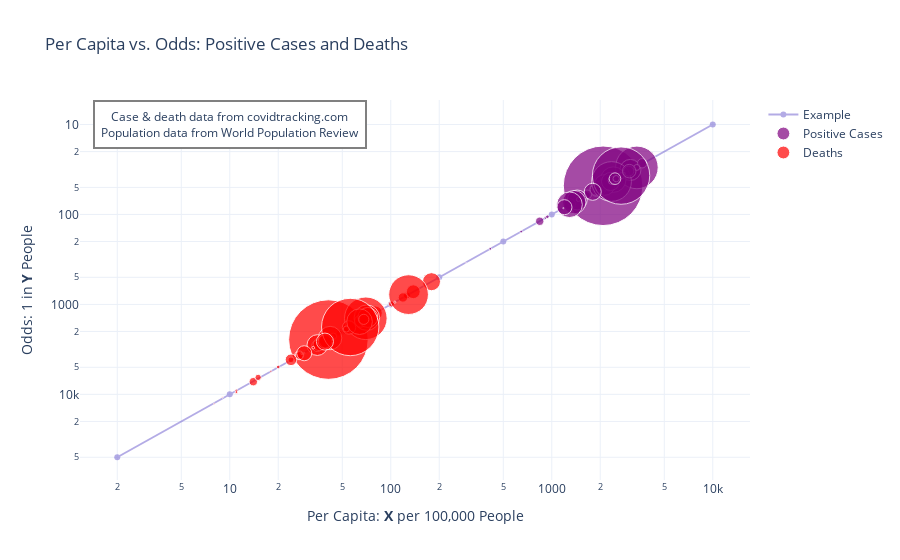

The cell this chart's notebook holds for it:
### Code cell
fig = go.Figure()

examples = [2, 10, 50, 100, 200, 500, 1000, 10000]

fig.add_trace(go.Scatter(
    name='Example',
    x=examples,
    y=[100000/ex for ex in examples],
    mode='lines+markers',
    hovertemplate = '<b>Example</b><br><b>Per capita:</b> %{x} per 100,000 People<br><b>Odds:</b> 1 in %{y} People<extra></extra>',
    opacity=0.5,
    line = dict(color='slateblue')
))

fig.add_trace(go.Scatter(
    name='Positive Cases',
    x=[np.round(n) for n in df['per_capita_positive']],
    y=[np.round(n) for n in df['odds_positive']],
    mode='markers',
    text=[state_lookup[s] for s in df['state']],
    hovertemplate = 'Cases in <b>%{text}</b><br><b>Per capita:</b> %{x} per 100,000 People<br><b>Odds:</b> 1 in %{y} People<extra></extra>',
    line = dict(color='purple'),
    marker=dict(
        size=df['population']/500000
    )
))

fig.add_trace(go.Scatter(
    name='Deaths',
    x=[np.round(n) for n in df['per_capita_death']],
    y=[np.round(n) for n in df['odds_death']],
    mode='markers',
    text=[state_lookup[s] for s in df['state']],
    hovertemplate = 'Deaths in <b>%{text}</b><br><b>Per capita:</b> %{x} per 100,000 People<br><b>Odds:</b> 1 in %{y} People<extra></extra>',
    line = dict(color='red'),
    marker=dict(
        size=df['population']/500000
    )
))

fig.update_xaxes(type="log", showspikes=True)
fig.update_yaxes(type="log", autorange="reversed", showspikes=True)
fig.update_layout(
    template='plotly_white',
    xaxis_title="Per Capita: <b>X</b> per 100,000 People",
    yaxis_title="Odds: 1 in <b>Y</b> People",
    title="Per Capita vs. Odds: Positive Cases and Deaths"
)

fig.add_annotation(
        x=1,
        y=1,
        text="Case & death data from <a href='https://covidtracking.com' target='_blank'>covidtracking.com</a><br>Population data from <a href='https://worldpopulationreview.com/states' target='_blank'>World Population Review</a>")
fig.update_annotations(dict(
        xref="x",
        yref="y",
        showarrow=False,
        bordercolor="gray",
        borderwidth=2,
        borderpad=6,
        bgcolor="white"
))

fig.write_html("covid_per_capita_vs_odds.html")

fig.show()

### Figure 1 — Plotly figure (JSON) as saved in the notebook; plotly's stock layout.template omitted (floating-point values rounded to 4 significant figures)
{"data": [{"hovertemplate": "<b>Example</b><br><b>Per capita:</b> %{x} per 100,000 People<br><b>Odds:</b> 1 in %{y} People<extra></extra>", "line": {"color": "slateblue"}, "mode": "lines+markers", "name": "Example", "opacity": 0.5, "type": "scatter", "x": [2, 10, 50, 100, 200, 500, 1000, 10000], "y": [50000, 10000, 2000, 1000, 500, 200, 100, 10]}, {"hovertemplate": "Cases in <b>%{text}</b><br><b>Per capita:</b> %{x} per 100,000 People<br><b>Odds:</b> 1 in %{y} People<extra></extra>", "line": {"color": "purple"}, "marker": {"size": [1.476, 9.778, 6.041, 14.25, 79.55, 11.37, 7.177, 1.407, 1.942, 42.62, 21.09, 2.853, 6.321, 3.508, 25.54, 13.4, 5.837, 8.945, 9.365, 13.79, 12.16, 2.683, 19.98, 11.26, 12.27, 5.966, 2.125, 20.78, 1.51, 3.865, 2.701, 18.07, 4.181, 6.114, 39.73, 23.39, 7.881, 8.399, 25.65, 2.123, 10.18, 1.756, 13.57, 57.41, 6.319, 17.05, 1.248, 15.06, 11.64, 3.606, 1.147]}, "mode": "markers", "name": "Positive Cases", "text": ["Alaska", "Alabama", "Arkansas", "Arizona", "California", "Colorado", "Connecticut", "District of Columbia", "Delaware", "Florida", "Georgia", "Hawaii", "Iowa", "Idaho", "Illinois", "Indiana", "Kansas", "Kentucky", "Louisiana", "Massachusetts", "Maryland", "Maine", "Michigan", "Minnesota", "Missouri", "Mississippi", "Montana", "North Carolina", "North Dakota", "Nebraska", "New Hampshire", "New Jersey", "New Mexico", "Nevada", "New York", "Ohio", "Oklahoma", "Oregon", "Pennsylvania", "Rhode Island", "South Carolina", "South Dakota", "Tennessee", "Texas", "Utah", "Virginia", "Vermont", "Washington", "Wisconsin", "West Virginia", "Wyoming"], "type": "scatter", "x": [1299, 3282, 2916, 3115, 2083, 1294, 1651, 2225, 2210, 3379, 3079, 914, 2846, 2533, 2410, 1895, 2149, 1659, 3641, 1972, 2109, 415, 1440, 1879, 2193, 3376, 1445, 2129, 3226, 2497, 646, 2318, 1465, 2712, 2351, 1379, 2369, 842, 1289, 2411, 3006, 2834, 3028, 2694, 2514, 1797, 292, 1199, 2470, 939, 1180], "y": [77, 30, 34, 32, 48, 77, 61, 45, 45, 30, 32, 109, 35, 39, 41, 53, 47, 60, 27, 51, 47, 241, 69, 53, 46, 30, 69, 47, 31, 40, 155, 43, 68, 37, 43, 73, 42, 119, 78, 41, 33, 35, 33, 37, 40, 56, 343, 83, 40, 106, 85]}, {"hovertemplate": "Deaths in <b>%{text}</b><br><b>Per capita:</b> %{x} per 100,000 People<br><b>Odds:</b> 1 in %{y} People<extra></extra>", "line": {"color": "red"}, "marker": {"size": [1.476, 9.778, 6.041, 14.25, 79.55, 11.37, 7.177, 1.407, 1.942, 42.62, 21.09, 2.853, 6.321, 3.508, 25.54, 13.4, 5.837, 8.945, 9.365, 13.79, 12.16, 2.683, 19.98, 11.26, 12.27, 5.966, 2.125, 20.78, 1.51, 3.865, 2.701, 18.07, 4.181, 6.114, 39.73, 23.39, 7.881, 8.399, 25.65, 2.123, 10.18, 1.756, 13.57, 57.41, 6.319, 17.05, 1.248, 15.06, 11.64, 3.606, 1.147]}, "mode": "markers", "name": "Deaths", "text": ["Alaska", "Alabama", "Arkansas", "Arizona", "California", "Colorado", "Connecticut", "District of Columbia", "Delaware", "Florida", "Georgia", "Hawaii", "Iowa", "Idaho", "Illinois", "Indiana", "Kansas", "Kentucky", "Louisiana", "Massachusetts", "Maryland", "Maine", "Michigan", "Minnesota", "Missouri", "Mississippi", "Montana", "North Carolina", "North Dakota", "Nebraska", "New Hampshire", "New Jersey", "New Mexico", "Nevada", "New York", "Ohio", "Oklahoma", "Oregon", "Pennsylvania", "Rhode Island", "South Carolina", "South Dakota", "Tennessee", "Texas", "Utah", "Virginia", "Vermont", "Washington", "Wisconsin", "West Virginia", "Wyoming"], "type": "scatter", "x": [8, 53, 48, 80, 41, 35, 126, 90, 67, 70, 69, 11, 44, 28, 71, 55, 24, 27, 119, 138, 65, 11, 72, 38, 36, 101, 18, 35, 29, 26, 33, 179, 43, 53, 129, 42, 27, 14, 64, 106, 68, 28, 39, 56, 15, 39, 9, 29, 24, 20, 9], "y": [12725, 1895, 2087, 1247, 2459, 2888, 794, 1115, 1503, 1426, 1459, 9085, 2258, 3601, 1405, 1805, 4134, 3672, 837, 723, 1533, 9448, 1395, 2630, 2789, 990, 5533, 2831, 3480, 3842, 3028, 559, 2339, 1877, 778, 2364, 3697, 7228, 1556, 944, 1466, 3539, 2588, 1782, 6474, 2591, 10758, 3490, 4126, 4954, 10825]}], "layout": {"annotations": [{"bgcolor": "white", "bordercolor": "gray", "borderpad": 6, "borderwidth": 2, "showarrow": false, "text": "Case & death data from <a href='https://covidtracking.com' target='_blank'>covidtracking.com</a><br>Population data from <a href='https://worldpopulationreview.com/states' target='_blank'>World Population Review</a>", "x": 1, "xref": "x", "y": 1, "yref": "y"}], "title": {"text": "Per Capita vs. Odds: Positive Cases and Deaths"}, "xaxis": {"showspikes": true, "title": {"text": "Per Capita: <b>X</b> per 100,000 People"}, "type": "log"}, "yaxis": {"autorange": "reversed", "showspikes": true, "title": {"text": "Odds: 1 in <b>Y</b> People"}, "type": "log"}}}
